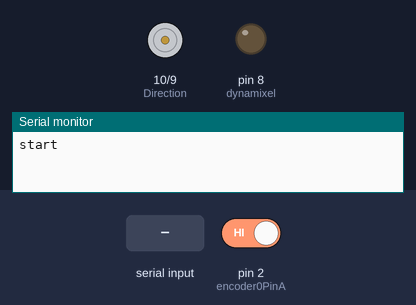
Simulated run of this sketch. Board: Arduino Uno, built with avr-gcc and run on an emulated ATmega328P. Parts: direction and speed pins drawn as motors (green arrow = direction pin HIGH = forward, orange = LOW = backward, longer = more drive), output pins drawn as LEDs (lit = HIGH), the last lines printed to the serial monitor. The test bench sets the inputs (shaded band); at power-on: pin 2 (encoder0PinA) HIGH.

Above: at 1.2 s.
1.3 s: "1" received over Serial
At 1.6 s:
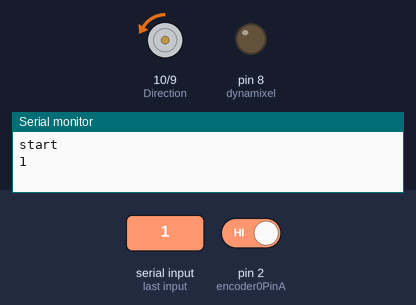
2.8 s: "2" received over Serial
At 4.0 s:
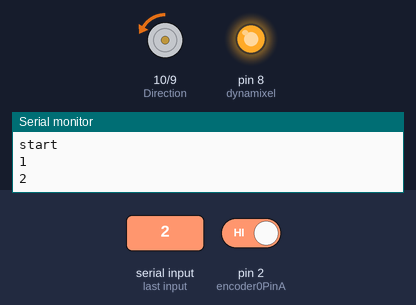
4.3 s: "0" received over Serial
At 5.1 s:
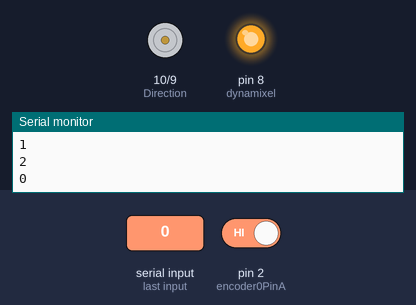
Timing chart, 0 to 7.3 s (numbered marks = the images above; inputs shaded):
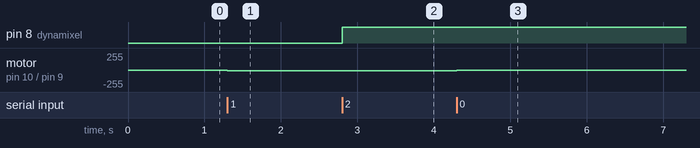

The sketch:

Endeffector_code.ino
```cpp
#include <PIDController.h>

#define encoder0PinA  2
#define encoder0PinB  4
PIDController velocity_pid; // Create an instance of the PID controller class, called "pid"

unsigned int integerValue = 0; // Max value is 65535
int motor_value = 254;

unsigned int encoder0Pos = 0;
int newposition, oldposition, newtime, oldtime, val, incomingByte;
float vel, velocity;
char data ;
String speed_store;
int i  = 0 ;
//Variable for storing received
int dynamixel = 8;


void setup() {
  // put your setup code here, to run once:
  Serial.begin(115200); // anable serial print
  pinMode(dynamixel, OUTPUT); // dynamixal

  pinMode(encoder0PinA, INPUT);
  digitalWrite(encoder0PinA, HIGH);       // turn on pullup resistor
  pinMode(encoder0PinB, INPUT);
  digitalWrite(encoder0PinB, HIGH);       // turn on pullup resistor
  attachInterrupt(0, doEncoder, RISING);  // encoDER ON PIN 2

  Serial.println("start");                // a personal quirk
  pinMode(10, OUTPUT); //Direction
  pinMode(9, OUTPUT); // PWM

  velocity_pid.begin();//initialize the PID instance
  velocity_pid.tune(7, 0.1, 100); // Tune the PID, arguments: kP, kI, kD
  velocity_pid.limit(-254, 254); // Limit the PID output between -255 and 255, this is important to get rid of integral windup!
}

void loop() {
  if (Serial.available() > 0)
  {
    data = Serial.read();
    Serial.println(data);

    switch (data)  {
      case '0':
        val = 0;
        break;

      case '1' :
        val = 10;
        break ;

      case '2' :
        digitalWrite(dynamixel, HIGH);
        break;

      case '3' :
        digitalWrite(dynamixel, LOW);
        break;

      default:
        break ;
    }
  }
  //speed_PID(100);
  analogWrite(9, val);
}
```

PID_DC.ino
```cpp
float encoder_speed()
{
  newposition = encoder0Pos;
  newtime = (0.002 * millis());
  vel = (newposition - oldposition) / (newtime - oldtime);
  Serial.print ("\n speed = ");
  Serial.print (velocity * 10);
  oldposition = newposition;
  oldtime = newtime;
  delay(100);
  velocity = vel * 1 / 500;
  return velocity;
}


void doEncoder()
{
  if (digitalRead(encoder0PinA) == digitalRead(encoder0PinB)) {
    encoder0Pos++;
  } else {
    encoder0Pos--;
  }
}

void MotorClockwise(int power) {
  digitalWrite(9, HIGH);
  analogWrite(10, power);
}

void MotorCounterClockwise(int power) {
  digitalWrite(9, LOW);
  analogWrite(10, power);
}

float speed_PID(int speed_in) {

  float Speed = encoder_speed();
  motor_value = velocity_pid.compute(speed_in);// Let the PID compute the value, returns the optimal output

  if (motor_value > 0) {
    MotorCounterClockwise(motor_value);
  }
  else {
    MotorClockwise(abs(motor_value));
  }
  return motor_value;
  delay(20);

}
```

Measured:
- after the input at 1.3 s, motor on pin 10 (Direction) / pin 9 (PWM): stopped → backward 10/255 at once
- after the input at 2.8 s, pin 8 (dynamixel): LOW → HIGH at once
- after the input at 4.3 s, motor on pin 10 (Direction) / pin 9 (PWM): backward 10/255 → stopped at once
